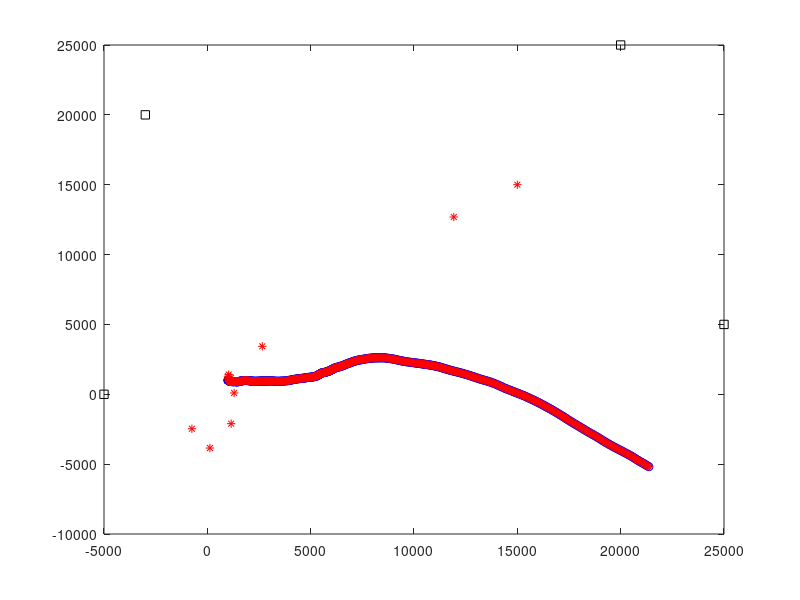
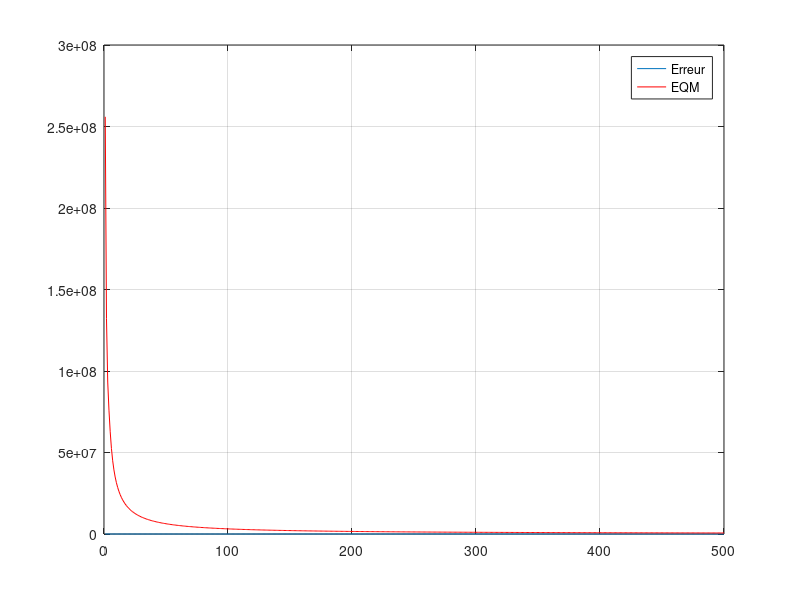

These charts were generated, in order, by the following MATLAB code:
clear all 
close all

load Traj;
plot(trajectoire(1,:),trajectoire(2,:),'o-b')
pause(0.1)
hold on

ts=1;
sigmau=2;
sigmav = 1e-8;

A=[1 0 ts 0;0 1 0 ts;0 0 1 0;0 0 0 1];
B=[ts^2/2 0;0 ts^2/2;ts 0;0 ts];

xi=[15000;15000]; % centre du carré
plot(xi(1),xi(2),'*-r');hold on;

V=zeros(2,1);
Xi=[xi;V];
Mi=0.1*eye(4);

%% 🔥 Stations (4 stations optimales)
Mk1 = [-5000; 0];       % référence
Mk2 = [25000; 5000];
Mk3 = [20000; 25000];
Mk4 = [-3000; 20000];

plot(Mk1(1),Mk1(2),'s-k');hold on;
plot(Mk2(1),Mk2(2),'s-k');hold on;
plot(Mk3(1),Mk3(2),'s-k');hold on;
plot(Mk4(1),Mk4(2),'s-k');hold on;

c=3*10^8;
c=1/c;

for l=1:size(trajectoire,2)

%% Prédiction    
Xpredit=A*Xi;
Mpredit=A*Mi*A'+sigmau^2*B*B';

pos = Xpredit(1:2);

%% Jacobien (4 stations)
h1=c*(pos-Mk1)/(norm(pos-Mk1));
h2=c*(pos-Mk2)/(norm(pos-Mk2));
h3=c*(pos-Mk3)/(norm(pos-Mk3));
h4=c*(pos-Mk4)/(norm(pos-Mk4));

h1=[h1;0;0];
h2=[h2;0;0];
h3=[h3;0;0];
h4=[h4;0;0];

h=[h1 h2 h3 h4]; % 4x4

%% Observation prédite
Ypredit=c*[norm(pos-Mk1);
           norm(pos-Mk2);
           norm(pos-Mk3);
           norm(pos-Mk4)];

%% Covariance
var_sortie=h'*Mpredit*h+sigmav^2*eye(4);

%% Bruit
n1=sigmav*randn;
n2=sigmav*randn;
n3=sigmav*randn;
n4=sigmav*randn;

%% Mesures TOA
Yk=[c*norm(trajectoire(:,l)-Mk1)+n1;
    c*norm(trajectoire(:,l)-Mk2)+n2;
    c*norm(trajectoire(:,l)-Mk3)+n3;
    c*norm(trajectoire(:,l)-Mk4)+n4];

%% Mise à jour
gain=Mpredit*h/var_sortie;
err=Yk-Ypredit;

Xestime=Xpredit+gain*err;
Mestime=Mpredit-gain*h'*Mpredit;

%% Plot
plot(Xestime(1),Xestime(2),'*-r')
pause(0.01)

%% Erreur
en(l)=norm(trajectoire(:,l)-Xestime(1:2));
e(l)=en(l).^2;
DtoTP(l)=mean(en);
EQM(l)=mean(e);

Xi=Xestime;
Mi=Mestime;

end

figure(2)
plot(en);hold on
plot(EQM,'r');hold off
legend('Erreur','EQM')
grid on
